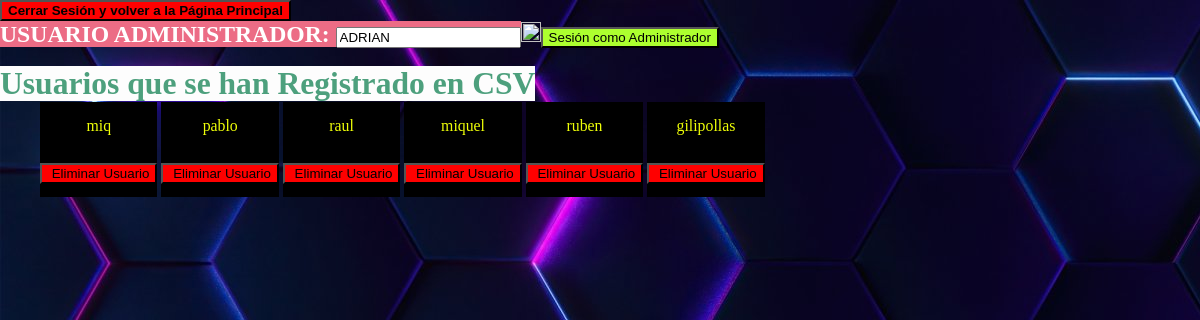
The page /CSV/add on the database as committed earlier.
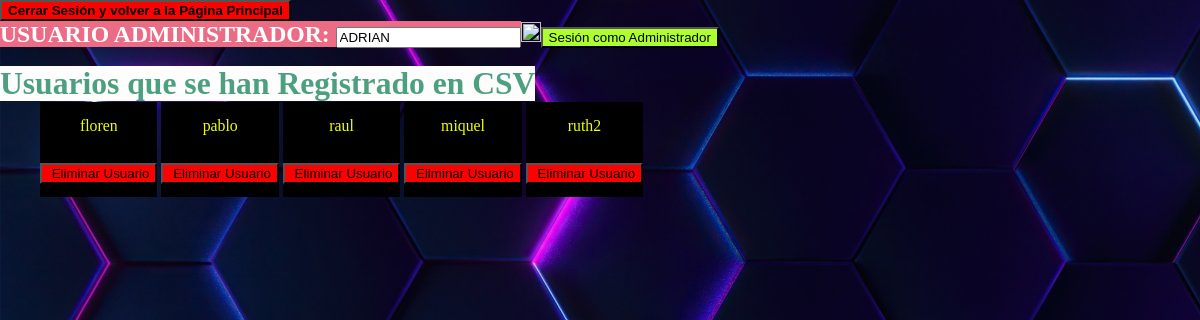
The same page on the database as committed later.
### CSV/models.py (models this page shows)
class Users(models.Model):
    Usuario = models.CharField(max_length=255,unique=True)
    Password = models.CharField(max_length=50)

### CSV/views.py (the view)
# urls.py: path("add", views.add, name="add" ),
def add(request):
        lista = ["ADRIAN","adrian"]
        usuarios = Users.objects.exclude(Usuario__in = lista)
        print(usuarios)
        return render(request, "CSV/add.html", {
            "usuarios": usuarios
        })

### CSV/templates/CSV/add.html (shortened to what this page needs)
{% extends "CSV/layout.html" %}
{% block body %}
<button style="background-color:red;align-items: right;"><a id="dos" href="index.html"
    style="text-decoration:none;color:black;background-color: red;text-align: right;line-height: 50%;"><b>Cerrar Sesión y volver a la Página
        Principal</b></a></button>
<form action="{% url 'CSV:login' %}" method="POST">
    <h2 style="color: white; background-color: rgb(236, 108, 133);display:inline;text-align: center;">USUARIO ADMINISTRADOR: <input readonly type="text" name="usuario" value="ADRIAN"></h2><img src="https://e7.pngegg.com/pngimages/420/4/png-clipart-login-computer-icons-login-button-miscellaneous-angle.png" width="20" height="20"><input type="submit" style="background-color: greenyellow;" value="Sesión como Administrador">
    <br>
    <br>
    <h1 class="clase">Usuarios que se han Registrado en CSV</h1>
    <br>
</form>
    <ol>
            {% for u in usuarios %}
            <li style="display:inline-block;flex-wrap:nowrap;background-color: black;text-align: center;">
                {{ u.Usuario }}
                <form action="{% url 'CSV:borrar' %}" method="POST">
                    <input readonly hidden type="text" name="usuario" value="{{ u.Usuario }}"><input type="submit" style="background-color: red;" value=" Eliminar Usuario">
                    </form>
            </li>
            {% endfor %}
    </ol>
{% endblock %}

Rows that differ between the two databases and show on the page:
removed Users: Usuario "miq"
removed Users: Usuario "ruben"
removed Users: Usuario "gilipollas"
added Users: Usuario "floren"
added Users: Usuario "ruth2"
